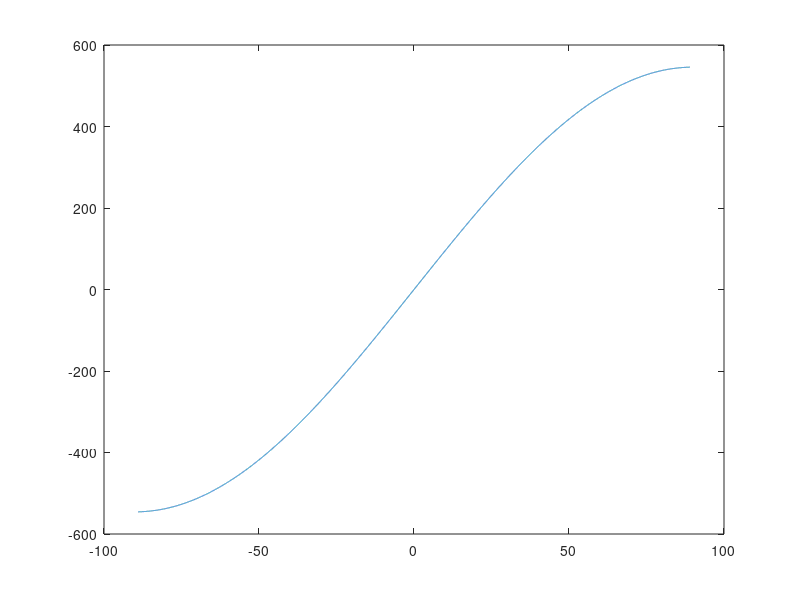

Reproduce this figure in MATLAB.
%% compute error
clear all
close all
clc

angle = -89:0.01:89;
stepsErr = 43.5*sin(angle/180*pi)/0.079718;


plot(angle, stepsErr)